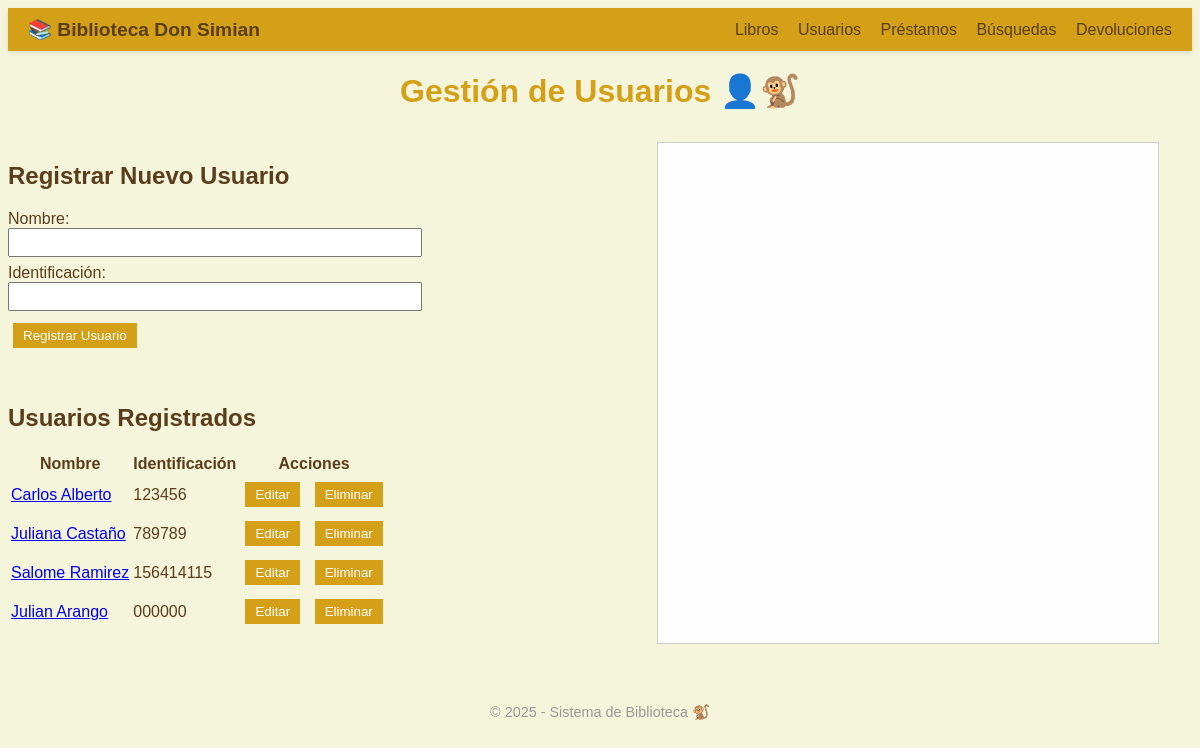
The page /usuarios on the database its author committed.
### models/Models.py (models this page shows)
class Usuario(Base):
    __tablename__ = "usuarios"
    id = Column(Integer, primary_key=True, index=True)
    nombre = Column(String, nullable=False)
    identificacion = Column(String, unique=True, nullable=False)

### main.py (the view)
@app.get("/usuarios", response_class=HTMLResponse)
def leer_usuarios(request: Request,db: Session = Depends(get_db)):
    return templates.TemplateResponse("usuarios.html", {"request": request, "usuarios": db.query(Usuario).all()})

### templates/usuarios.html (shortened to what this page needs)
<!DOCTYPE html>
<html lang="es">
<head>
    <link rel="stylesheet" href="/static/css/estilos.css">
</head>
<body>
    {% include "partials/navbar.html" %}
    <h1>Gestión de Usuarios 👤🐒</h1>
    <div class="container">
    <div class="layout-container">
        <div class="left-column">
            <section class="form-section">
                <h2>Registrar Nuevo Usuario</h2>
                <form method="post" action="/usuarios" autocomplete="off">
                    <label for="nombre">Nombre:</label>
                    <input type="text" id="nombre" name="nombre" required>
                    <label for="identificacion">Identificación:</label>
                    <input type="text" id="identificacion" name="identificacion" required>
                    <button type="submit" class="button">Registrar Usuario</button>
                </form>
            </section>
            <section class="table-section">
                <h2>Usuarios Registrados</h2>
                <table>
                    <thead>
                        <tr>
                            <th>Nombre</th>
                            <th>Identificación</th>
                            <th>Acciones</th>
                        </tr>
                    </thead>
                    <tbody>
                        {% for usuario in usuarios %}
                        <tr>
                            <td><a href="#" onclick="cargarGrafoPorUsuario('{{ usuario.nombre }}'); return false;">{{ usuario.nombre }}</a></td>
                            <td>{{ usuario.identificacion }}</td>
                            <td>
                                <button class="button" onclick="abrirModal('{{ usuario.nombre }}', '{{ usuario.identificacion }}')">Editar</button>
                                <form method="post" action="/eliminar_usuario" style="display:inline;">
                                    <button type="submit" class="button eliminar">Eliminar</button>
                                </form>
                            </td>
                        </tr>
                        {% endfor %}
                    </tbody>
                </table>
            </section>
        </div>
        <div class="right-column">
            <div id="cy"></div>
        </div>
    </div>
    <div class="footer">
        &copy; 2025 - Sistema de Biblioteca 🐒
    </div>
</body>
</html>

### static/css/estilos.css (style rules this page uses)
body { background-color: #f5f5dc; font-family: Arial, sans-serif; color: #5a3e1b; }
h1 { color: #d4a017; text-align: center; }
.button { margin: 5px; padding: 5px 10px; background-color: #d4a017; color: white; border: none; cursor: pointer; }
.eliminar { background-color: #d4a017; }
.footer { text-align: center; font-size: 0.9em; color: #999; margin-top: 60px; }

### templates/usuarios.html (style rules this page uses)
.button { margin: 5px; padding: 5px 10px; background-color: #d4a017; color: white; border: none; cursor: pointer; }
.eliminar { background-color: #d4a017; }
.layout-container { display: flex; justify-content: space-between; align-items: flex-start; gap: 3em; margin-top: 2em; flex-wrap: wrap; }
.left-column { flex: 1; display: flex; flex-direction: column; gap: 2em; min-width: 300px; }
.right-column { flex: 1; display: flex; justify-content: center; align-items: center; min-width: 320px; }
#cy { width: 500px; height: 500px; border: 1px solid #ccc; background-color: #fdfdfd; }
form input[type="text"] { display: block; width: 100%; max-width: 400px; margin-bottom: 0.5em; padding: 5px; }
form button { margin-top: 0.5em; }

### rows shown on the page
Usuario: nombre "Carlos Alberto", identificacion "123456"
Usuario: nombre "Juliana Castaño", identificacion "789789"
Usuario: nombre "Salome Ramirez", identificacion "156414115"
Usuario: nombre "Julian Arango", identificacion "000000"
